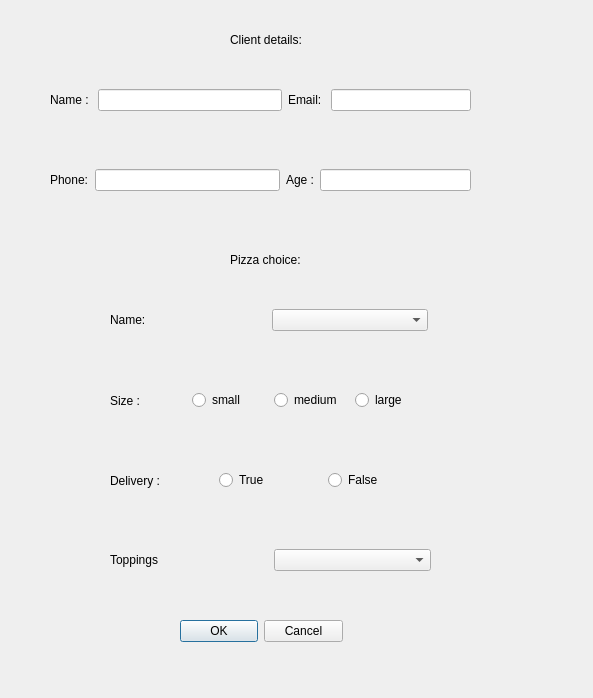
<?xml version="1.0" encoding="UTF-8"?>
<ui version="4.0">
 <class>Dialog</class>
 <widget class="QDialog" name="Dialog">
  <property name="geometry">
   <rect>
    <x>0</x>
    <y>0</y>
    <width>593</width>
    <height>698</height>
   </rect>
  </property>
  <property name="windowTitle">
   <string>Dialog</string>
  </property>
  <widget class="QWidget" name="verticalLayoutWidget_3">
   <property name="geometry">
    <rect>
     <x>110</x>
     <y>280</y>
     <width>318</width>
     <height>80</height>
    </rect>
   </property>
   <layout class="QVBoxLayout" name="verticalLayout_3">
    <item>
     <layout class="QHBoxLayout" name="horizontalLayout_8">
      <item>
       <widget class="QLabel" name="label_7">
        <property name="text">
         <string>Name:</string>
        </property>
       </widget>
      </item>
      <item>
       <widget class="QComboBox" name="comboBox"/>
      </item>
     </layout>
    </item>
   </layout>
  </widget>
  <widget class="QLabel" name="label_5">
   <property name="geometry">
    <rect>
     <x>230</x>
     <y>250</y>
     <width>71</width>
     <height>20</height>
    </rect>
   </property>
   <property name="text">
    <string>Pizza choice:</string>
   </property>
  </widget>
  <widget class="QWidget" name="horizontalLayoutWidget">
   <property name="geometry">
    <rect>
     <x>110</x>
     <y>360</y>
     <width>321</width>
     <height>81</height>
    </rect>
   </property>
   <layout class="QHBoxLayout" name="horizontalLayout_7">
    <item>
     <widget class="QLabel" name="label_6">
      <property name="text">
       <string>Size : </string>
      </property>
     </widget>
    </item>
    <item>
     <widget class="QRadioButton" name="radioButton">
      <property name="text">
       <string>small</string>
      </property>
     </widget>
    </item>
    <item>
     <widget class="QRadioButton" name="radioButton_2">
      <property name="text">
       <string>medium</string>
      </property>
     </widget>
    </item>
    <item>
     <widget class="QRadioButton" name="radioButton_3">
      <property name="text">
       <string>large</string>
      </property>
     </widget>
    </item>
   </layout>
  </widget>
  <widget class="QWidget" name="horizontalLayoutWidget_4">
   <property name="geometry">
    <rect>
     <x>110</x>
     <y>520</y>
     <width>321</width>
     <height>80</height>
    </rect>
   </property>
   <layout class="QHBoxLayout" name="horizontalLayout_10">
    <item>
     <widget class="QLabel" name="label_9">
      <property name="text">
       <string>Toppings</string>
      </property>
     </widget>
    </item>
    <item>
     <widget class="QComboBox" name="comboBox_2"/>
    </item>
   </layout>
  </widget>
  <widget class="QWidget" name="verticalLayoutWidget">
   <property name="geometry">
    <rect>
     <x>50</x>
     <y>60</y>
     <width>421</width>
     <height>80</height>
    </rect>
   </property>
   <layout class="QVBoxLayout" name="verticalLayout">
    <item>
     <layout class="QHBoxLayout" name="horizontalLayout_3">
      <item>
       <widget class="QLabel" name="label">
        <property name="text">
         <string>Name : </string>
        </property>
       </widget>
      </item>
      <item>
       <widget class="QLineEdit" name="lineEdit"/>
      </item>
      <item>
       <layout class="QHBoxLayout" name="horizontalLayout_4">
        <item>
         <widget class="QLabel" name="label_3">
          <property name="text">
           <string>Email: </string>
          </property>
         </widget>
        </item>
        <item>
         <widget class="QLineEdit" name="lineEdit_2"/>
        </item>
       </layout>
      </item>
     </layout>
    </item>
   </layout>
  </widget>
  <widget class="QWidget" name="horizontalLayoutWidget_3">
   <property name="geometry">
    <rect>
     <x>110</x>
     <y>440</y>
     <width>321</width>
     <height>81</height>
    </rect>
   </property>
   <layout class="QHBoxLayout" name="horizontalLayout_9">
    <item>
     <widget class="QLabel" name="label_8">
      <property name="text">
       <string>Delivery : </string>
      </property>
     </widget>
    </item>
    <item>
     <widget class="QRadioButton" name="radioButton_4">
      <property name="text">
       <string>True</string>
      </property>
     </widget>
    </item>
    <item>
     <widget class="QRadioButton" name="radioButton_5">
      <property name="text">
       <string>False</string>
      </property>
     </widget>
    </item>
   </layout>
  </widget>
  <widget class="QWidget" name="verticalLayoutWidget_2">
   <property name="geometry">
    <rect>
     <x>50</x>
     <y>140</y>
     <width>421</width>
     <height>80</height>
    </rect>
   </property>
   <layout class="QVBoxLayout" name="verticalLayout_2">
    <item>
     <layout class="QHBoxLayout" name="horizontalLayout_5">
      <item>
       <widget class="QLabel" name="label_2">
        <property name="text">
         <string>Phone:</string>
        </property>
       </widget>
      </item>
      <item>
       <widget class="QLineEdit" name="lineEdit_3"/>
      </item>
      <item>
       <layout class="QHBoxLayout" name="horizontalLayout_6">
        <item>
         <widget class="QLabel" name="label_4">
          <property name="text">
           <string>Age :</string>
          </property>
         </widget>
        </item>
        <item>
         <widget class="QLineEdit" name="lineEdit_4"/>
        </item>
       </layout>
      </item>
     </layout>
    </item>
   </layout>
  </widget>
  <widget class="QLabel" name="label_10">
   <property name="geometry">
    <rect>
     <x>230</x>
     <y>30</y>
     <width>71</width>
     <height>20</height>
    </rect>
   </property>
   <property name="text">
    <string>Client details:</string>
   </property>
  </widget>
  <widget class="QDialogButtonBox" name="buttonBox">
   <property name="geometry">
    <rect>
     <x>180</x>
     <y>620</y>
     <width>163</width>
     <height>23</height>
    </rect>
   </property>
   <property name="orientation">
    <enum>Qt::Horizontal</enum>
   </property>
   <property name="standardButtons">
    <set>QDialogButtonBox::Cancel|QDialogButtonBox::Ok</set>
   </property>
  </widget>
 </widget>
 <resources/>
 <connections>
  <connection>
   <sender>buttonBox</sender>
   <signal>accepted()</signal>
   <receiver>Dialog</receiver>
   <slot>accept()</slot>
   <hints>
    <hint type="sourcelabel">
     <x>248</x>
     <y>254</y>
    </hint>
    <hint type="destinationlabel">
     <x>157</x>
     <y>274</y>
    </hint>
   </hints>
  </connection>
  <connection>
   <sender>buttonBox</sender>
   <signal>rejected()</signal>
   <receiver>Dialog</receiver>
   <slot>reject()</slot>
   <hints>
    <hint type="sourcelabel">
     <x>316</x>
     <y>260</y>
    </hint>
    <hint type="destinationlabel">
     <x>286</x>
     <y>274</y>
    </hint>
   </hints>
  </connection>
 </connections>
</ui>
